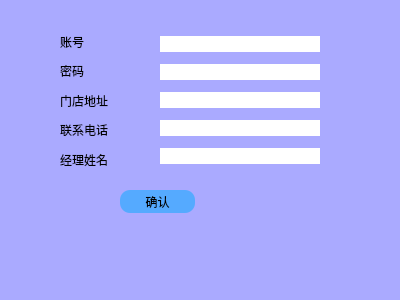
<?xml version="1.0" encoding="UTF-8"?>
<ui version="4.0">
 <class>addshop</class>
 <widget class="QDialog" name="addshop">
  <property name="geometry">
   <rect>
    <x>0</x>
    <y>0</y>
    <width>400</width>
    <height>300</height>
   </rect>
  </property>
  <property name="windowTitle">
   <string>Dialog</string>
  </property>
  <property name="windowIcon">
   <iconset resource="image.qrc">
    <normaloff>:/car.ico</normaloff>:/car.ico</iconset>
  </property>
  <property name="styleSheet">
   <string notr="true">background-color: rgb(170, 170, 255);</string>
  </property>
  <widget class="QWidget" name="verticalLayoutWidget">
   <property name="geometry">
    <rect>
     <x>60</x>
     <y>30</y>
     <width>66</width>
     <height>141</height>
    </rect>
   </property>
   <layout class="QVBoxLayout" name="verticalLayout">
    <item>
     <widget class="QLabel" name="label">
      <property name="styleSheet">
       <string notr="true"> font: 12pt &quot;微软雅黑&quot;;</string>
      </property>
      <property name="text">
       <string>账号</string>
      </property>
     </widget>
    </item>
    <item>
     <widget class="QLabel" name="label_2">
      <property name="styleSheet">
       <string notr="true"> font: 12pt &quot;微软雅黑&quot;;</string>
      </property>
      <property name="text">
       <string>密码</string>
      </property>
     </widget>
    </item>
    <item>
     <layout class="QGridLayout" name="gridLayout"/>
    </item>
    <item>
     <widget class="QLabel" name="label_3">
      <property name="styleSheet">
       <string notr="true"> font: 12pt &quot;微软雅黑&quot;;</string>
      </property>
      <property name="text">
       <string>门店地址</string>
      </property>
     </widget>
    </item>
    <item>
     <widget class="QLabel" name="label_4">
      <property name="styleSheet">
       <string notr="true"> font: 12pt &quot;微软雅黑&quot;;</string>
      </property>
      <property name="text">
       <string>联系电话</string>
      </property>
     </widget>
    </item>
    <item>
     <widget class="QLabel" name="label_5">
      <property name="styleSheet">
       <string notr="true"> font: 12pt &quot;微软雅黑&quot;;</string>
      </property>
      <property name="text">
       <string>经理姓名</string>
      </property>
     </widget>
    </item>
   </layout>
  </widget>
  <widget class="QWidget" name="verticalLayoutWidget_2">
   <property name="geometry">
    <rect>
     <x>160</x>
     <y>30</y>
     <width>160</width>
     <height>141</height>
    </rect>
   </property>
   <layout class="QVBoxLayout" name="verticalLayout_2">
    <item>
     <widget class="QLineEdit" name="lineEdit">
      <property name="styleSheet">
       <string notr="true">
       border-style: solid; 
       background: transparent;  
       background-color:#FFFFFF; 
         


 
  font: 12pt &quot;微软雅黑&quot;;
        
        border-radius: 10px;  </string>
      </property>
     </widget>
    </item>
    <item>
     <widget class="QLineEdit" name="lineEdit_2">
      <property name="styleSheet">
       <string notr="true">
       border-style: solid; 
       background: transparent;  
       background-color:#FFFFFF; 
         


 
  font: 12pt &quot;微软雅黑&quot;;
        
        border-radius: 10px;  </string>
      </property>
     </widget>
    </item>
    <item>
     <widget class="QLineEdit" name="lineEdit_3">
      <property name="styleSheet">
       <string notr="true">
       border-style: solid; 
       background: transparent;  
       background-color:#FFFFFF; 
         


 
  font: 12pt &quot;微软雅黑&quot;;
        
        border-radius: 10px;  </string>
      </property>
     </widget>
    </item>
    <item>
     <widget class="QLineEdit" name="lineEdit_4">
      <property name="styleSheet">
       <string notr="true">
       border-style: solid; 
       background: transparent;  
       background-color:#FFFFFF; 
         


 
  font: 12pt &quot;微软雅黑&quot;;
        
        border-radius: 10px;  </string>
      </property>
     </widget>
    </item>
    <item>
     <widget class="QLineEdit" name="lineEdit_5">
      <property name="styleSheet">
       <string notr="true">
       border-style: solid; 
       background: transparent;  
       background-color:#FFFFFF; 
         


 
  font: 12pt &quot;微软雅黑&quot;;
        
        border-radius: 10px;  </string>
      </property>
     </widget>
    </item>
   </layout>
  </widget>
  <widget class="QPushButton" name="pushButton">
   <property name="geometry">
    <rect>
     <x>120</x>
     <y>190</y>
     <width>75</width>
     <height>23</height>
    </rect>
   </property>
   <property name="styleSheet">
    <string notr="true"> border-style:solid;  
       background: transparent;  
       background-color: rgb(85, 170, 255); 
         font: 12pt &quot;微软雅黑&quot;;
        
        border-radius: 10px;  
</string>
   </property>
   <property name="text">
    <string>确认</string>
   </property>
  </widget>
  <widget class="QLabel" name="label_6">
   <property name="geometry">
    <rect>
     <x>210</x>
     <y>180</y>
     <width>181</width>
     <height>111</height>
    </rect>
   </property>
   <property name="styleSheet">
    <string notr="true">image: url(:/4.jpg);</string>
   </property>
   <property name="text">
    <string/>
   </property>
  </widget>
 </widget>
 <resources>
  <include location="image.qrc"/>
 </resources>
 <connections/>
</ui>
